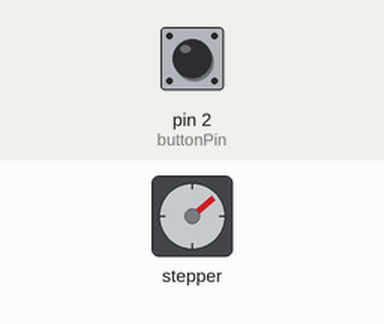
Simulated run of this sketch. Board: Arduino Uno, built with avr-gcc and run on an emulated ATmega328P. Parts: stepper motor. The inputs (shaded band) are chosen by the test bench; at power-on: pin 2 (buttonPin) HIGH. Stepper angles assume 2048 steps per turn; what the sketch prints to the serial monitor is not drawn.

Above: at 1.2 s.
1.3 s: pin 2 (buttonPin) pulled LOW for 0.15 s
At 1.65 s:
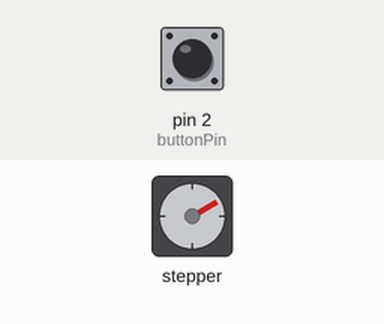
4.4 s: pin 2 (buttonPin) pulled LOW for 1 s
At 4.65 s:
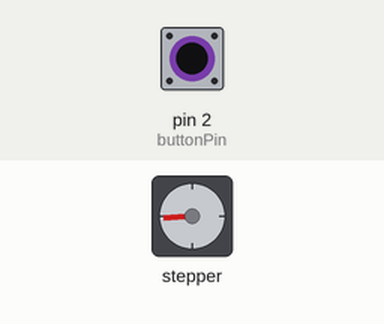
Timing chart, 0 to 17.4 s (numbered marks = the images above; inputs shaded):
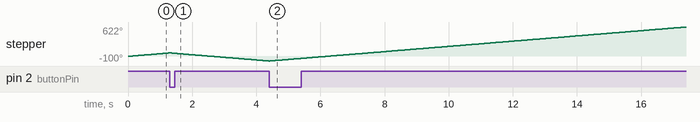

The sketch:

buttonStepper.ino
```cpp
#include <Stepper.h>

// Number of steps per revolution for 28BYJ-48
int stepsPerRevolution = 2048;
int motorSpeed = 10;
int dt = 500;

//Button code
int buttonPin = 2;
int motorDirection = 1; //clockwise
int buttonState;
int buttonStateOld = 1;
Stepper myStepper(stepsPerRevolution, 9, 11, 10, 12);

void setup() {
  Serial.begin(9600);
  myStepper.setSpeed(motorSpeed);   // motor speed in revolution per minute
  pinMode(buttonPin, INPUT);
  digitalWrite(buttonPin, HIGH);
}

void loop() {
  buttonState = digitalRead(buttonPin);
  Serial.println(buttonState);
  if (buttonStateOld == 1 && buttonState == 0)
  {
    motorDirection = motorDirection * (-1);
  }
  buttonStateOld = buttonState;


  myStepper.step(motorDirection*1);
}
```
